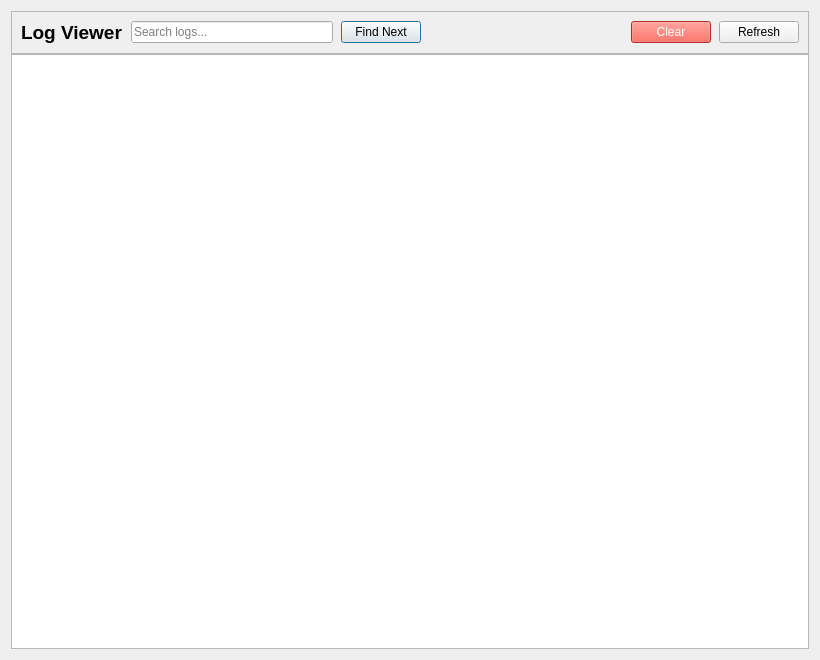
<?xml version="1.0" encoding="UTF-8"?>
<ui version="4.0">
 <class>LogViewerDialog</class>
 <widget class="QDialog" name="LogViewerDialog">
  <property name="windowTitle"><string>Log Viewer</string></property>
  <property name="geometry">
   <rect><x>0</x><y>0</y><width>820</width><height>660</height></rect>
  </property>
  <layout class="QVBoxLayout" name="verticalLayout">
   <property name="contentsMargins">
    <number>0</number><number>0</number><number>0</number><number>0</number>
   </property>
   <property name="spacing"><number>0</number></property>

   <!-- Toolbar -->
   <item>
    <widget class="QFrame" name="toolbar">
     <property name="frameShape"><enum>QFrame::StyledPanel</enum></property>
     <property name="minimumHeight"><number>54</number></property>
     <layout class="QHBoxLayout" name="hLayoutToolbar">
      <property name="contentsMargins">
       <number>12</number><number>6</number><number>12</number><number>6</number>
      </property>
      <property name="spacing"><number>8</number></property>
      <item>
       <widget class="QLabel" name="labelTitle">
        <property name="text"><string>Log Viewer</string></property>
        <property name="font">
         <font><pointsize>14</pointsize><bold>true</bold></font>
        </property>
       </widget>
      </item>
      <item>
       <widget class="QLineEdit" name="searchEntry">
        <property name="placeholderText"><string>Search logs...</string></property>
        <property name="maximumWidth"><number>220</number></property>
       </widget>
      </item>
      <item>
       <widget class="QPushButton" name="btnSearch">
        <property name="text"><string>Find Next</string></property>
        <property name="maximumWidth"><number>90</number></property>
       </widget>
      </item>
      <item>
       <spacer>
        <property name="orientation"><enum>Qt::Horizontal</enum></property>
        <property name="sizeHint" stdset="0"><size><width>40</width><height>0</height></size></property>
       </spacer>
      </item>
      <item>
       <widget class="QPushButton" name="btnClear">
        <property name="text"><string>Clear</string></property>
        <property name="maximumWidth"><number>80</number></property>
        <property name="styleSheet"><string>background-color: #F44336; color: white;</string></property>
       </widget>
      </item>
      <item>
       <widget class="QPushButton" name="btnRefresh">
        <property name="text"><string>Refresh</string></property>
        <property name="maximumWidth"><number>80</number></property>
       </widget>
      </item>
     </layout>
    </widget>
   </item>

   <!-- Content -->
   <item>
    <widget class="QPlainTextEdit" name="textWidget">
     <property name="readOnly"><bool>true</bool></property>
     <property name="font">
      <font><family>Consolas</family><pointsize>10</pointsize></font>
     </property>
     <property name="lineWrapMode"><enum>QPlainTextEdit::NoWrap</enum></property>
    </widget>
   </item>

  </layout>
 </widget>
 <resources/>
 <connections/>
</ui>
